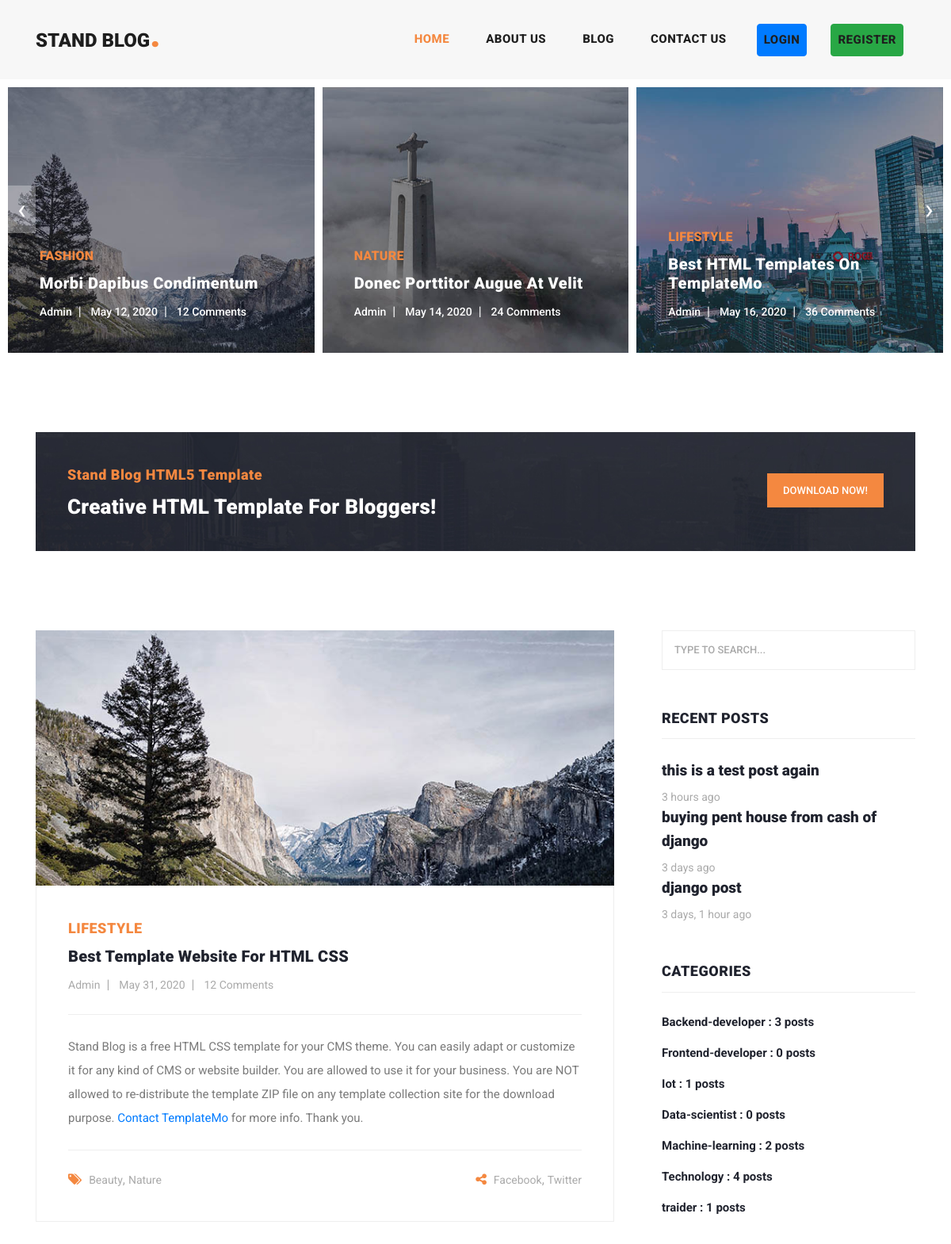
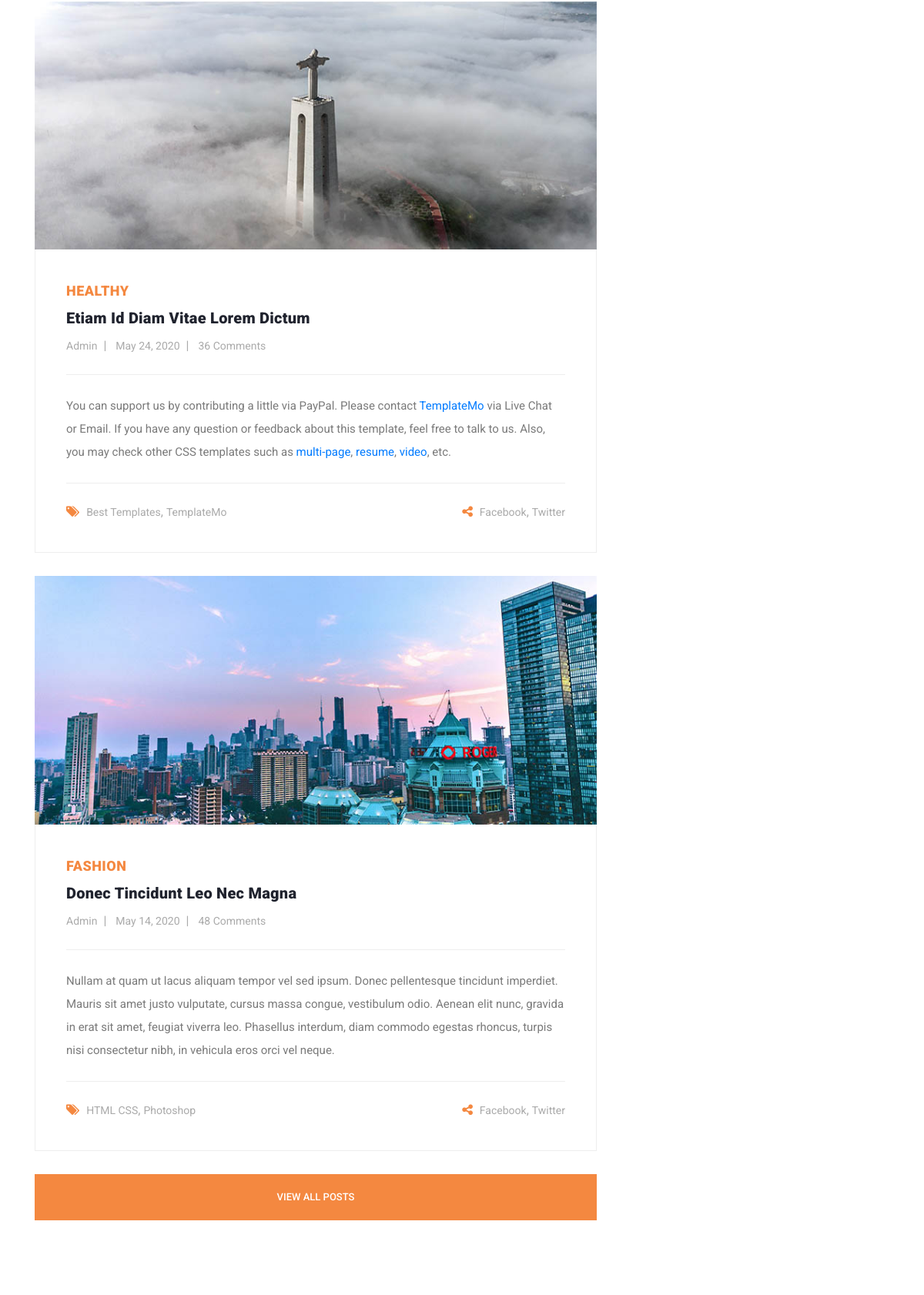
The page / (upper part) on the database its author committed (2 pictures, top to bottom).
### blog/models.py (models this page shows, shortened)
class Post(models.Model):
    title = models.CharField(max_length=255)
    author = models.ForeignKey(User,on_delete=models.CASCADE,null=True)
    content = models.TextField()
    image = models.ImageField(upload_to='blog/',default='blog/default2.jpg')
    status = models.BooleanField(default=True)
    tags = TaggableManager()
    categories = models.ManyToManyField(Category)
    login_required = models.BooleanField(default=False)
    counted_views = models.IntegerField(default=0)
    created_date = models.DateTimeField(auto_now_add=True)
    updated_date = models.DateTimeField(auto_now=True)
    published_date = models.DateTimeField(null=True)
    class Meta:
        ordering = ['-created_date']

class Category(models.Model):
    name = models.CharField(max_length=255)
    def __str__(self) -> str:
        return self.name

### website/views.py (the view)
# urls.py: path('',index_view,name='index'),
def index_view(request):
   return render(request , 'website/index.html')

### blog/templatetags/blog-tags.py (called while the page is built)
@register.inclusion_tag('blog/blog-recent-posts.html')
def recent_posts():
    now = timezone.now()
    posts = Post.objects.filter(status=True,published_date__lt=now).order_by('-published_date')[:3]
    return {'posts':posts}

@register.inclusion_tag('blog/blog-categories.html')
def categories():
    now = timezone.now()
    posts = Post.objects.filter(status=True,published_date__lt=now)
    cats = Category.objects.all()
    cats_od = {}
    for cat in cats:
        c = posts.filter(categories=cat).count()
        cats_od[cat] = c
    return {'categories' : cats_od}

### templates/website/index.html (shortened to what this page needs)
{% extends 'base.html' %}
{% load static %}
{% load blog-tags %}
{% block content %}
<div class="main-banner header-text">
  <div class="container-fluid">
    <div class="owl-banner owl-carousel">
      <div class="item">
        <img src="{% static 'images/banner-item-01.jpg' %}" alt="">
        <div class="item-content">
          <div class="main-content">
            <div class="meta-category">
              <span>Fashion</span>
            </div>
            <a href="post-details.html">
              <h4>Morbi dapibus condimentum</h4>
            </a>
            <ul class="post-info">
              <li><a href="#">Admin</a></li>
              <li><a href="#">May 12, 2020</a></li>
              <li><a href="#">12 Comments</a></li>
            </ul>
          </div>
        </div>
      </div>
      <div class="item">
        <img src="{% static 'images/banner-item-02.jpg' %}" alt="">
        <div class="item-content">
          <div class="main-content">
            <div class="meta-category">
              <span>Nature</span>
            </div>
            <a href="post-details.html">
              <h4>Donec porttitor augue at velit</h4>
            </a>
            <ul class="post-info">
              <li><a href="#">Admin</a></li>
              <li><a href="#">May 14, 2020</a></li>
              <li><a href="#">24 Comments</a></li>
            </ul>
          </div>
        </div>
      </div>
      <div class="item">
        <img src="{% static 'images/banner-item-03.jpg' %}" alt="">
        <div class="item-content">
          <div class="main-content">
            <div class="meta-category">
              <span>Lifestyle</span>
            </div>
            <a href="post-details.html">
              <h4>Best HTML Templates on TemplateMo</h4>
            </a>
            <ul class="post-info">
              <li><a href="#">Admin</a></li>
              <li><a href="#">May 16, 2020</a></li>
              <li><a href="#">36 Comments</a></li>
            </ul>
          </div>
        </div>
      </div>
    </div>
  </div>
</div>
<section class="call-to-action">
  <div class="container">
    <div class="row">
      <div class="col-lg-12">
        <div class="main-content">
          <div class="row">
            <div class="col-lg-8">
              <span>Stand Blog HTML5 Template</span>
              <h4>Creative HTML Template For Bloggers!</h4>
            </div>
            <div class="col-lg-4">
              <div class="main-button">
                <a rel="nofollow" href="https://templatemo.com/tm-551-stand-blog" target="_parent">Download Now!</a>
              </div>
            </div>
          </div>
        </div>
      </div>
    </div>
  </div>
</section>
<section class="blog-posts">
  <div class="container">
    <div class="row">
      <div class="col-lg-8">
        <div class="all-blog-posts">
          <div class="row">
            <div class="col-lg-12">
              <div class="blog-post">
                <div class="blog-thumb">
                  <img src="{% static 'images/blog-post-01.jpg' %}" alt="">
                </div>
                <div class="down-content">
                  <span>Lifestyle</span>
                  <a href="post-details.html">
                    <h4>Best Template Website for HTML CSS</h4>
                  </a>
                  <ul class="post-info">
                    <li><a href="#">Admin</a></li>
                    <li><a href="#">May 31, 2020</a></li>
                    <li><a href="#">12 Comments</a></li>
                  </ul>
                  <p>Stand Blog is a free HTML CSS template for your CMS theme. You can easily adapt or customize it for
                    any kind of CMS or website builder. You are allowed to use it for your business. You are NOT allowed
                    to re-distribute the template ZIP file on any template collection site for the download purpose. <a
                      rel="nofollow" href="https://templatemo.com/contact" target="_parent">Contact TemplateMo</a> for
                    more info. Thank you.</p>
                  <div class="post-options">
                    <div class="row">
                      <div class="col-6">
                        <ul class="post-tags">
                          <li><i class="fa fa-tags"></i></li>
                          <li><a href="#">Beauty</a>,</li>
                          <li><a href="#">Nature</a></li>
                        </ul>
                      </div>
                      <div class="col-6">
                        <ul class="post-share">
                          <li><i class="fa fa-share-alt"></i></li>
                          <li><a href="#">Facebook</a>,</li>
                          <li><a href="#"> Twitter</a></li>
                        </ul>
                      </div>
                    </div>
                  </div>
                </div>
              </div>
            </div>
            <div class="col-lg-12">
              <div class="blog-post">
                <div class="blog-thumb">
                  <img src="{% static 'images/blog-post-02.jpg' %}" alt="">
                </div>
                <div class="down-content">
                  <span>Healthy</span>
                  <a href="post-details.html">
                    <h4>Etiam id diam vitae lorem dictum</h4>
                  </a>
                  <ul class="post-info">
                    <li><a href="#">Admin</a></li>
                    <li><a href="#">May 24, 2020</a></li>
                    <li><a href="#">36 Comments</a></li>
                  </ul>
                  <p>You can support us by contributing a little via PayPal. Please contact <a rel="nofollow"
                      href="https://templatemo.com/contact" target="_parent">TemplateMo</a> via Live Chat or Email. If
                    you have any question or feedback about this template, feel free to talk to us. Also, you may check
                    other CSS templates such as <a rel="nofollow" href="https://templatemo.com/tag/multi-page"
                      target="_parent">multi-page</a>, <a rel="nofollow" href="https://templatemo.com/tag/resume"
                      target="_parent">resume</a>, <a rel="nofollow" href="https://templatemo.com/tag/video"
                      target="_parent">video</a>, etc.</p>
                  <div class="post-options">
                    <div class="row">
                      <div class="col-6">
                        <ul class="post-tags">
                          <li><i class="fa fa-tags"></i></li>
                          <li><a href="#">Best Templates</a>,</li>
                          <li><a href="#">TemplateMo</a></li>
                        </ul>
                      </div>
                      <div class="col-6">
                        <ul class="post-share">
                          <li><i class="fa fa-share-alt"></i></li>
                          <li><a href="#">Facebook</a>,</li>
                          <li><a href="#">Twitter</a></li>
                        </ul>
                      </div>
                    </div>
                  </div>
                </div>
              </div>
            </div>
            <div class="col-lg-12">
              <div class="blog-post">
                <div class="blog-thumb">
                  <img src="{% static 'images/blog-post-03.jpg' %}" alt="">
                </div>
                <div class="down-content">
                  <span>Fashion</span>
                  <a href="post-details.html">
                    <h4>Donec tincidunt leo nec magna</h4>
                  </a>
                  <ul class="post-info">
                    <li><a href="#">Admin</a></li>
                    <li><a href="#">May 14, 2020</a></li>
                    <li><a href="#">48 Comments</a></li>
                  </ul>
                  <p>Nullam at quam ut lacus aliquam tempor vel sed ipsum. Donec pellentesque tincidunt imperdiet.
                    Mauris sit amet justo vulputate, cursus massa congue, vestibulum odio. Aenean elit nunc, gravida in
                    erat sit amet, feugiat viverra leo. Phasellus interdum, diam commodo egestas rhoncus, turpis nisi
                    consectetur nibh, in vehicula eros orci vel neque.</p>
                  <div class="post-options">
                    <div class="row">
                      <div class="col-6">
                        <ul class="post-tags">
                          <li><i class="fa fa-tags"></i></li>
                          <li><a href="#">HTML CSS</a>,</li>
                          <li><a href="#">Photoshop</a></li>
                        </ul>
                      </div>
                      <div class="col-6">
                        <ul class="post-share">
                          <li><i class="fa fa-share-alt"></i></li>
                          <li><a href="#">Facebook</a>,</li>
                          <li><a href="#">Twitter</a></li>
                        </ul>
                      </div>
                    </div>
                  </div>
                </div>
              </div>
            </div>
            <div class="col-lg-12">
              <div class="main-button">
                <a href="blog.html">View All Posts</a>
              </div>
            </div>
          </div>
        </div>
      </div>
      <div class="col-lg-4">
        <div class="sidebar">
          <div class="row">
             {% include 'blog/blog-search.html' %}
             {% recent_posts %}
             {% categories %}
          </div>
        </div>
      </div>
    </div>
  </div>
</section>
{% endblock %}

### templates/blog/blog-recent-posts.html
{% load static %}
{% load humanize %}
<div class="col-lg-12">
  <div class="sidebar-item recent-posts">
    <div class="sidebar-heading">
      <h2>Recent Posts</h2>
    </div>
    <div class="content">
      {% for post in posts %}
      <ul>
        <li>
          <a href="{% url 'blog:post-detail' pid=post.id %}">
            <h5>{{post.title}}</h5>
            <span>{{post.published_date|naturaltime}}</span>
          </a>
        </li>
      </ul>
      {% endfor %}
    </div>
  </div>
</div>

### templates/blog/blog-categories.html
{% load static %}
<div class="col-lg-12">
    <div class="sidebar-item categories">
      <div class="sidebar-heading">
        <h2>Categories</h2>
      </div>
      <div class="content">
        <ul>
          {% for name,c in categories.items %}
          <li><a href="{% url 'blog:category' cat_name=name %}">{{name}} : {{c}} posts</a></li>
          {% endfor %}
        </ul>
      </div>
    </div>
  </div>

### rows shown on the page
Post: title "this is a test post again", published_date "3 hours ago"
Post: title "buying pent house from cash of django", published_date "3 days ago"
Post: title "django post", published_date "3 days, 1 hour ago"
Category: name "Backend-developer", c "3"
Category: name "Frontend-developer", c "0"
Category: name "Iot", c "1"
Category: name "Data-scientist", c "0"
Category: name "Machine-learning", c "2"
Category: name "Technology", c "4"
Category: name "traider", c "1"
